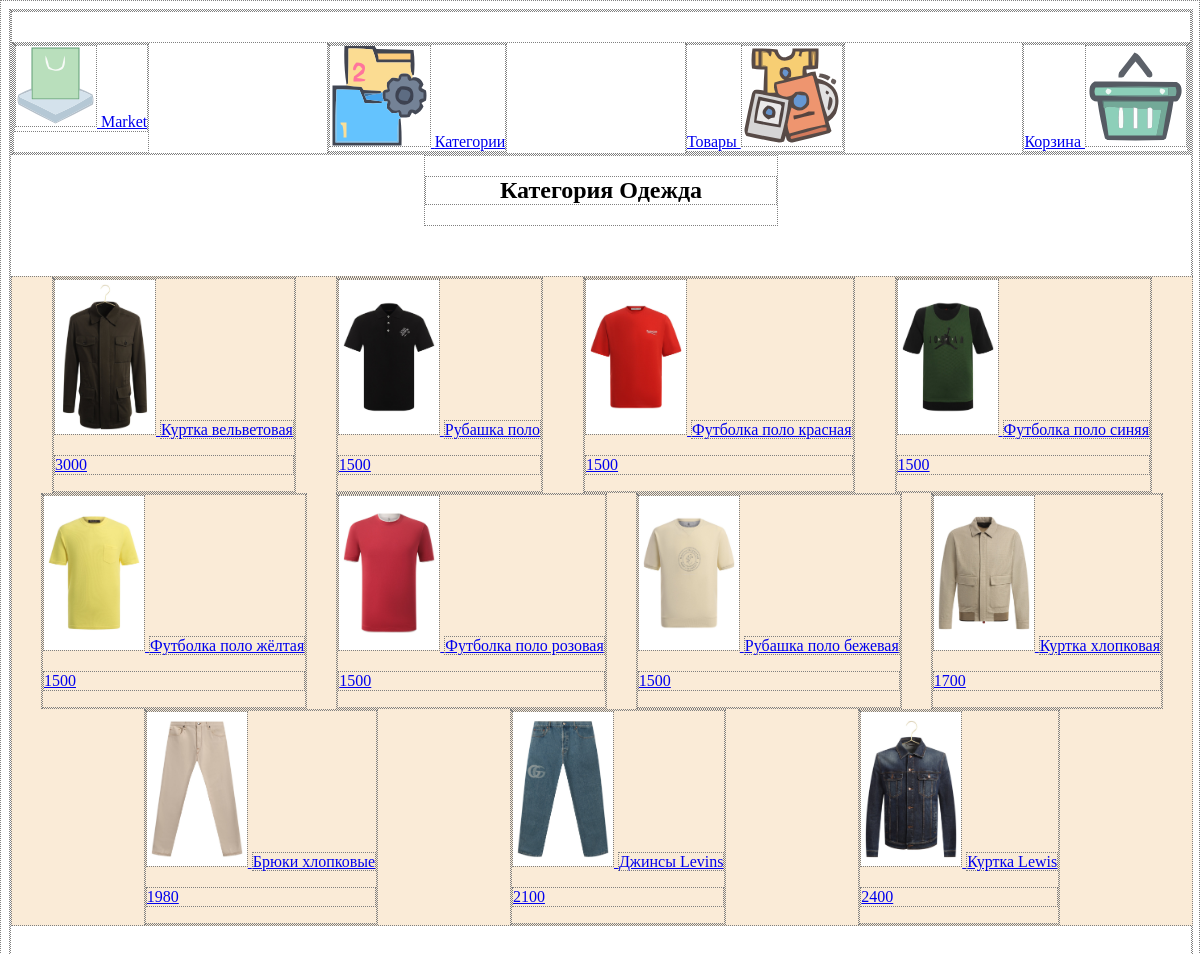
/goods/?cat=Clothes, run on the app's committed database.
### tables this page shows
CREATE TABLE `Goods` (
  `ID` int(11) NOT NULL,
  `Name` varchar(50) NOT NULL,
  `Descr` text NOT NULL,
  `Amount` int(11) DEFAULT '0',
  `Price` int(11) DEFAULT '0',
  `Category` int(4) DEFAULT '0',
  `Picture` varchar(100) DEFAULT NULL
);

### assets/Goods.php (called while the page is built, shortened)
<?php
class Goods
{
    public function getItems($sql, $catId = 0)
    {
        $link = mysqli_connect("localhost", "root", "", "im");
        mysqli_set_charset($link, "utf8");
        if ($link !== false) {
            return mysqli_query($link, $sql);
        }
    }
}

### goods/index.php (the view, shortened to what this page needs)
<?
include $_SERVER['DOCUMENT_ROOT'].'/assets/Goods.php';
?>
<? include_once $_SERVER['DOCUMENT_ROOT'].'/header.php';?>
        <? if (!empty($_GET['cat'])):?>
        <div class="center"><h2>Категория <?=$_GET['cat']==='Electronic'?'Электроника':'Одежда'?></h2></div>
        <? endif; ?>
        <div class="roulone">
                <?
                if (!empty($_GET['cat'])) {
                    $catName = $_GET['cat'];
                    $goods = new Goods();
                    $catId = $goods->getCategory($catName);
                    $result = $goods->getItems("SELECT `Goods`.ID,Picture,Name,Price FROM `Goods` LEFT JOIN `Category` ON `Goods`.Category = `Category`.ID WHERE`Category`.`ID`=$catId");
                    while ($row = mysqli_fetch_array($result)):
                        ?>
                        <a href="<?='/goods/detail.php?id='.$row['ID']?>">
                            <div class="item">
                                <? $arrImg = explode(',',$row['Picture']);?>
                                <? if (count($arrImg) > 1):?>
                                <img src="<?=$arrImg[0] ?>" alt="<?= $row['Name'] ?>"></img>
                                <? else: ?>
                                <img src="<?=$row['Picture']?>" alt="<?= $row['Name'] ?>"></img>
                                <? endif; ?>
                                <span><?= $row['Name'] ?></span>
                                <p><?= $row['Price'] ?></p>
                            </div>
                        </a>
                    <? endwhile;
                } else {?>
            <div class="center">
                <h3>Необходим выбрать категорию</h3>
            </div>
                <?
                }
                ?>
        </div>
    </div>
</div>
<? include_once $_SERVER['DOCUMENT_ROOT'].'/footer.php';?>

### assets/main.css (style rules this page uses)
* { border: 1px dotted gray; }
img { width: 100px; height: auto; }
body { border: transparent; }
.roulone { margin: 50px 0; background: antiquewhite; width: 100%; height: fit-content; min-height: 500px; display: flex; justify-content: space-evenly; align-content: center; flex-wrap: wrap; }
.center { margin: 0 35%; }
h2 { text-align: center; }

### data on the page
goods: Picture (picture), Name "Куртка вельветовая", Price "3000"
goods: Picture (picture), Name "Рубашка поло", Price "1500"
goods: Picture (picture), Name "Футболка поло красная", Price "1500"
goods: Picture (picture), Name "Футболка поло синяя", Price "1500"
goods: Picture (picture), Name "Футболка поло жёлтая", Price "1500"
goods: Picture (picture), Name "Футболка поло розовая", Price "1500"
goods: Picture (picture), Name "Рубашка поло бежевая", Price "1500"
goods: Picture (picture), Name "Куртка хлопковая", Price "1700"
goods: Picture (picture), Name "Брюки хлопковые", Price "1980"
goods: Picture (picture), Name "Джинсы Levins", Price "2100"
goods: Picture (picture), Name "Куртка Lewis", Price "2400"
